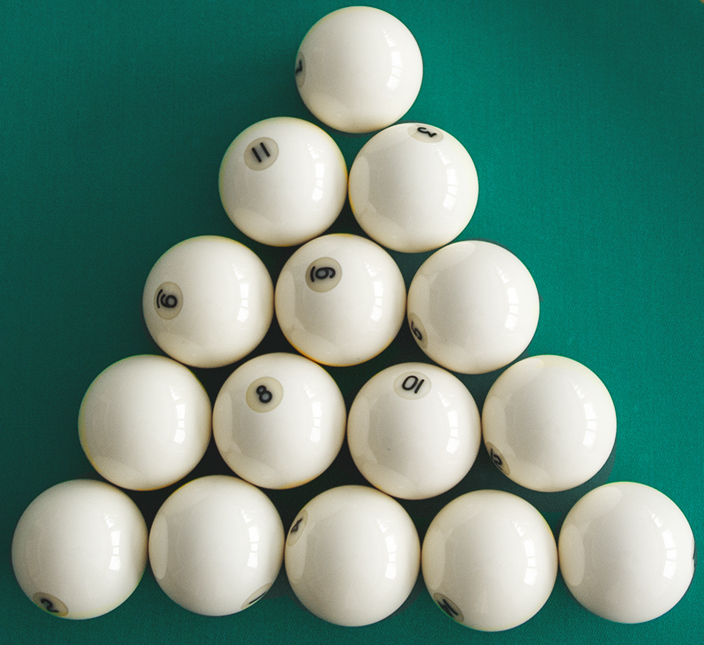
#> input picture source_images/snooker.jpg, 704 x 645 px
$ python segmentation.py
#> lines starting #> are read from the running program, lines starting #| are printed output that depends on the picture; after the words box and inside, x2 and y2 are one past the last pixel; in counts of white or black regions, pixels touching at a corner belong together
import cv2 as cv
import numpy as np


def display_image(title: str, image, option: int = 0):
    """
    display and save image

    :param title: displayed window title
    :param image: image to be displayed
    :param option: switch to save image (0 - off, 1 - on)
    :return:
    """
    cv.imshow(title, image)
    cv.waitKey(0)
    if option:
        cv.imwrite(f'transformed_images/{title}.jpg', image)


def bwareaopen(image, dim, conn=8):
    assert image.ndim == 2, None
    # Find all connected components
    num, labels, stats, centers = cv.connectedComponentsWithStats(image, connectivity=conn)
    # Check size of all connected components
    for i in range(num):
        if stats[i, cv.CC_STAT_AREA] < dim:
            image[labels == i] = 0
    return image


# loading an image
src_img = cv.imread('source_images/snooker.jpg')
#> src_img is the input picture: shape (645, 704, 3); mean B, G, R 125.8, 139.4, 100.8
# converting it to binary
gray_img = cv.cvtColor(src_img, cv.COLOR_BGR2GRAY)
ret, i_bw = cv.threshold(gray_img, 0, 255, cv.THRESH_BINARY + cv.THRESH_OTSU)
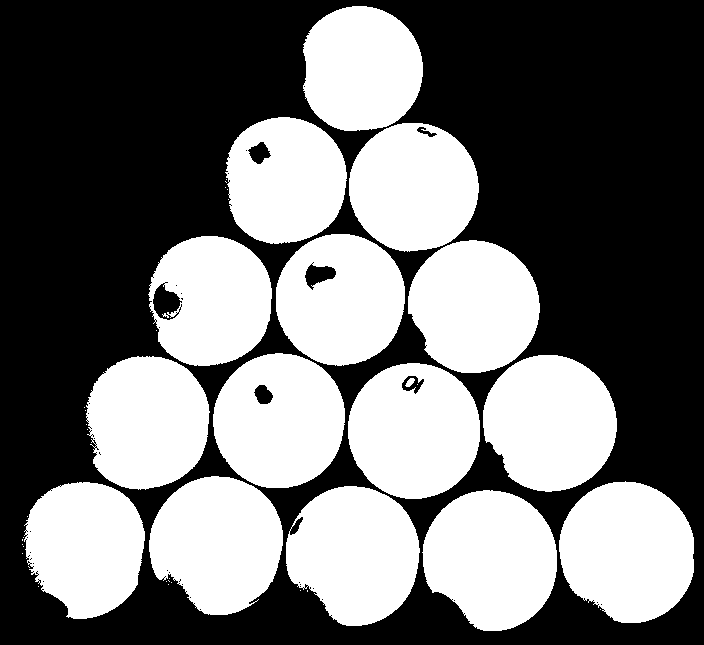
#> i_bw: shape (645, 704); 44.3% white; 43 white regions (27 under 20 px), largest, box (x1, y1, x2, y2) and area: (559, 481, 694, 623) 14885, (422, 490, 557, 631) 14436, (483, 355, 617, 492) 14206
#> ret = 134
# deleting tiny connected components
i_bw = bwareaopen(i_bw, 20, 8)
#> in bwareaopen, `num, labels, stats, centers = cv.connectedComponentsWithStats(image, c..`:
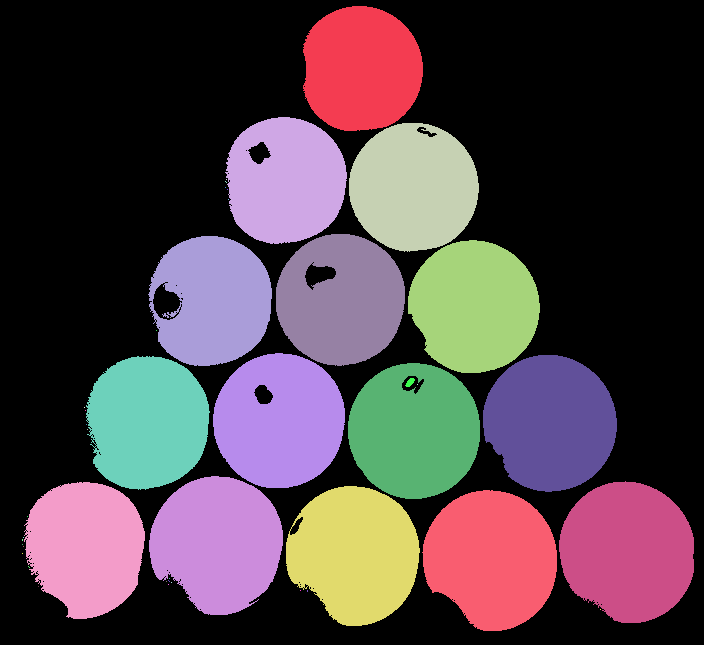
#> labels: shape (645, 704) int32; 44 distinct labels, from 0 to 43; one colour per label, 0 black
#> in bwareaopen, `num, labels, stats, centers = cv.connectedComponentsWithStats(image, c..`: num = 44; stats = 44 rows, first 6: [0, 0, 704, 645, 252932], [303, 6, 120, 125, 12132], [225, 117, 122, 127, 11990], [349, 123, 130, 129, 13083], [226, 179, 1, 1, 1], [225, 181, 2, 2, 2]; centers = 44 pairs, first value 22 to 627.5, second value 68.51 to 609
disk = cv.getStructuringElement(cv.MORPH_ELLIPSE, (5, 5))
i_bw = cv.morphologyEx(i_bw, cv.MORPH_CLOSE, disk)
#> i_bw: shape (645, 704); 44.7% white; 2 white regions, box (x1, y1, x2, y2) and area: (86, 6, 694, 631) 190127, (24, 482, 146, 619) 12766
# display_image('Binary_closed', i_bw, 1)

# finding foreground
i_fg = cv.distanceTransform(i_bw, cv.DIST_L2, 5)
ret1, i_fg = cv.threshold(i_fg, 0.6 * i_fg.max(), 255, 0)
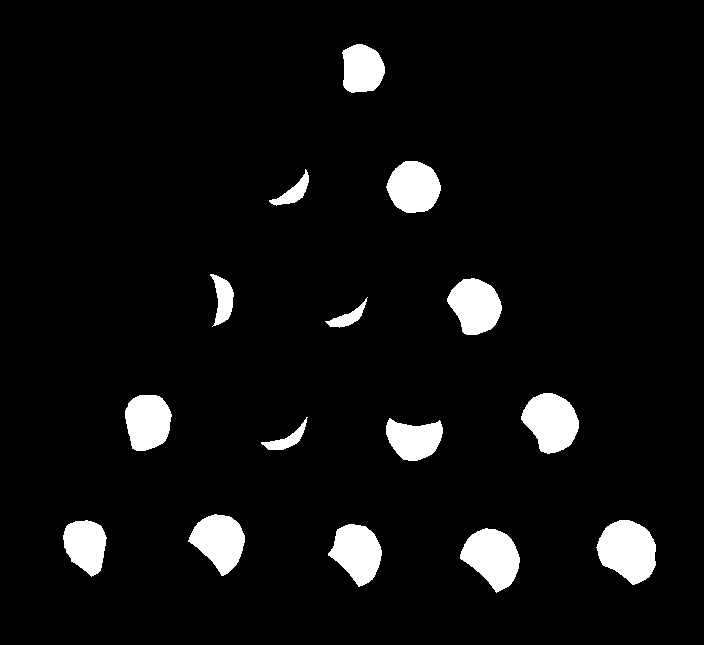
#> i_fg: shape (645, 704) float32; 5.7% white; 15 white regions, largest, box (x1, y1, x2, y2) and area: (596, 520, 656, 585) 2787, (460, 528, 520, 593) 2494, (521, 393, 579, 454) 2465
#> ret1 = 38.47
i_fg = i_fg.astype(np.uint8)
ret2, markers = cv.connectedComponents(i_fg)
#> markers: shape (645, 704) int32; 16 distinct labels, from 0 to 15
#> ret2 = 16
# display_image('Fg', i_fg, 1)


# Find background location
i_bg = np.zeros_like(i_bw)
markers_bg = markers.copy()
markers_bg = cv.watershed(src_img, markers_bg)
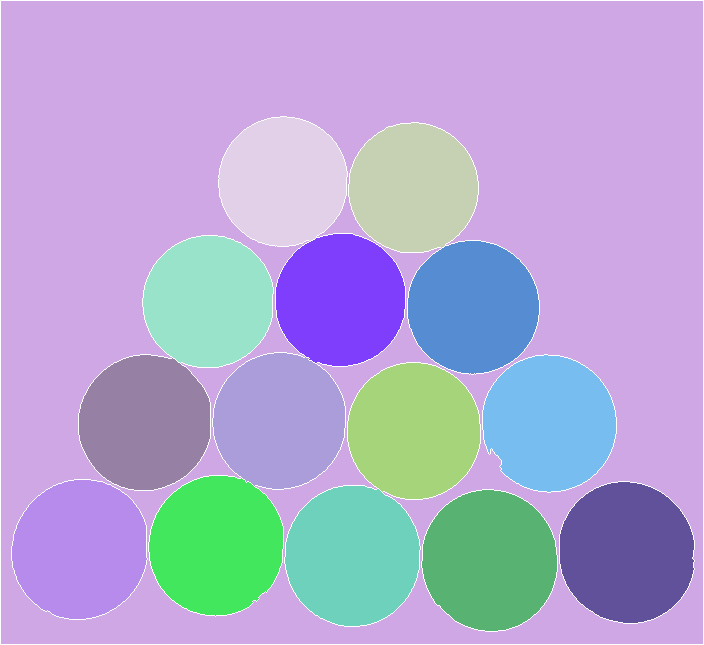
#> markers_bg: shape (645, 704) int32; 16 distinct labels, from -1 to 15; one colour per label, 0 black, -1 white
i_bg[markers_bg == -1] = 255
# display_image('Bg', i_bg, 1)

# Define undefined area
i_unk = cv.subtract(i_bg, i_fg)
#> i_unk: shape (645, 704); 1.8% white in thin lines or dots
# Define all markers
markers = markers + 1
#> markers: shape (645, 704) int32; 16 distinct labels, from 1 to 16
markers[i_unk == 255] = 0
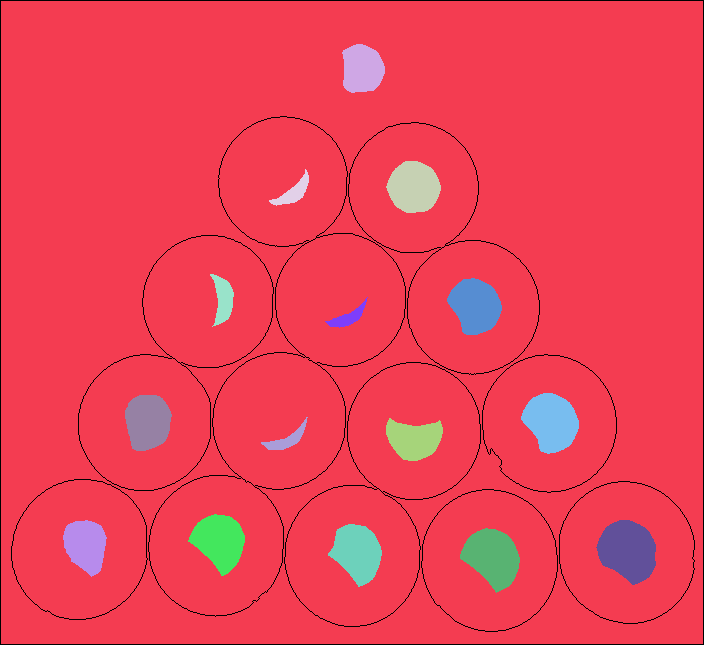
#> markers: shape (645, 704) int32; 17 distinct labels, from 0 to 16; one colour per label, 0 black
# Do watershed
# Prepare for visualization
markers = cv.watershed(src_img, markers)
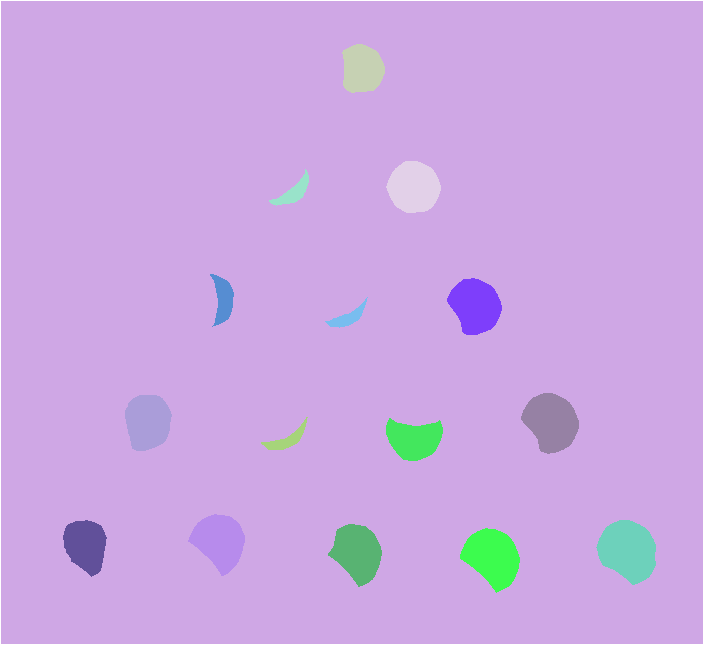
#> markers: shape (645, 704) int32; 17 distinct labels, from -1 to 16; one colour per label, 0 black, -1 white
# display_image('UND', i_unk, 1)
markers_jet = cv.applyColorMap((markers.astype(np.float32)*255/(ret2 + 1)).astype(np.uint8), cv.COLORMAP_JET)
display_image('Jet_fg_markers', markers_jet, 1)
src_img[markers == -1] = (0, 0, 255)
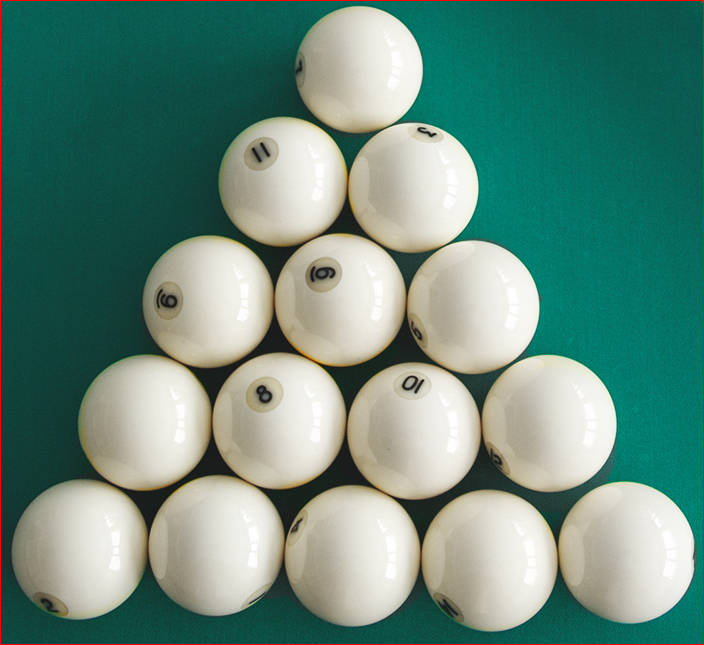
#> src_img: shape (645, 704, 3); 0.59% of pixels changed, all inside (x1, y1, x2, y2) = (0, 0, 704, 645)
# display_image('result', src_img, 1)
